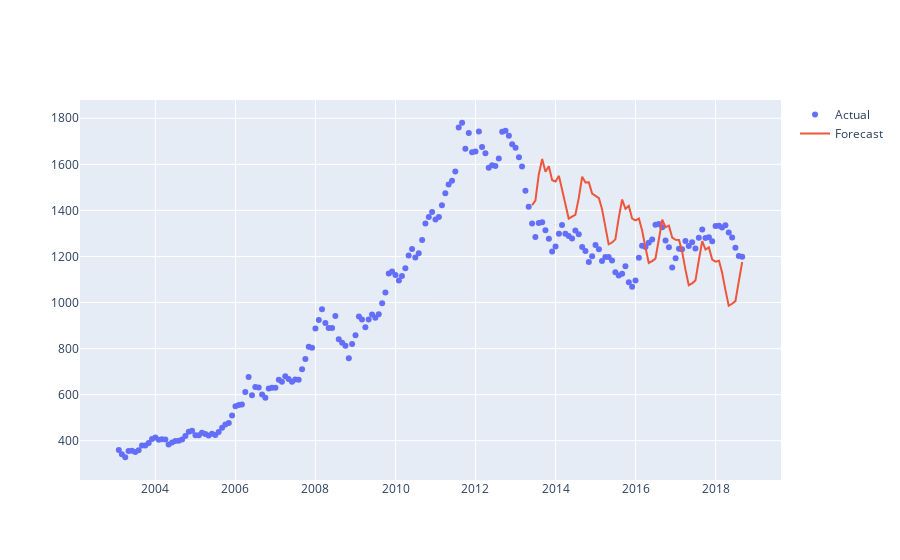

The cell this chart's notebook holds for it:
### Code cell
import plotly.graph_objects as go

fig = go.Figure([go.Scatter(name='Actual', x=df['Date'], y=df['Price'], mode='markers')])

fig.add_trace(go.Scatter(name='Forecast', x=df_forecast_sarima['Date'], y=df_forecast_sarima['Price']))
fig.show()
